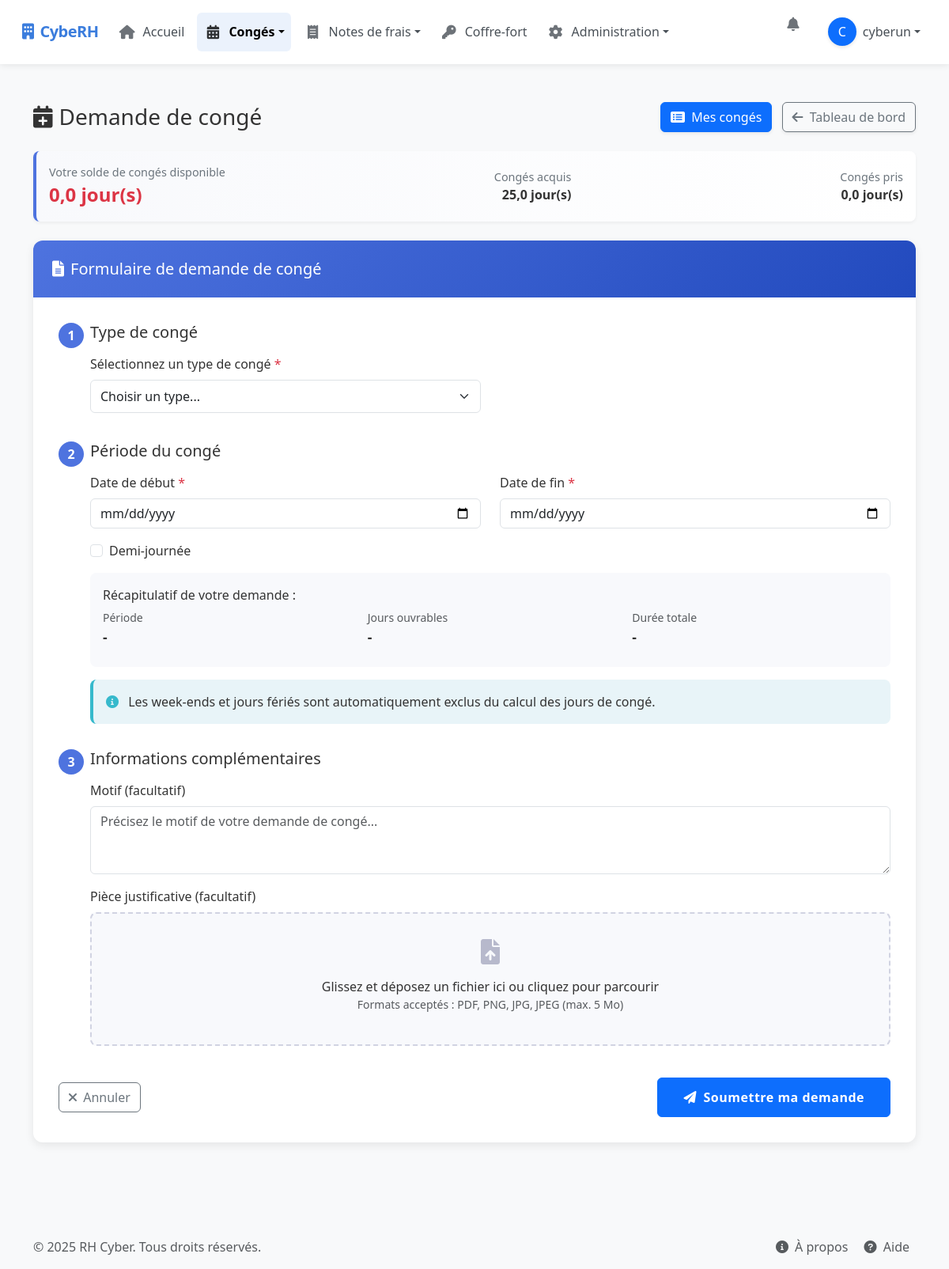
The page /leave-request/ (signed in) on the database its author committed.
### rh_management/models.py (models this page shows, shortened)
class LeaveBalance(models.Model):
    user = models.OneToOneField(User, on_delete=models.CASCADE, related_name='leave_balance')
    acquired = models.DecimalField(max_digits=5, decimal_places=1, default=0)  # Jours acquis
    taken = models.DecimalField(max_digits=5, decimal_places=1, default=0)     # Jours pris
    available = models.DecimalField(max_digits=5, decimal_places=1, default=0)  # Solde disponible
    created_at = models.DateTimeField(auto_now_add=True)
    updated_at = models.DateTimeField(auto_now=True)

### rh_management/views/leave_views.py (the view, shortened to what this page needs)
# urls.py: path("leave-request/", leave_request_view, name="leave_request"),  # Leave request page
@login_required
def leave_request_view(request):
    if not request.user.is_authenticated:
        return redirect('login')
    leave_balance, created = LeaveBalance.objects.get_or_create(
        user=request.user,
        defaults={'acquired': 25.0, 'taken': 0.0}
    )
    if request.method == 'POST':
        form = LeaveRequestForm(request.POST, request.FILES)
        if form.is_valid():
            leave_request = form.save(commit=False)
            leave_request.user = request.user
            if request.POST.get('half_day') == 'on':
                leave_request.half_day = True
                leave_request.half_day_period = request.POST.get('half_day_period', 'morning')
                leave_request.end_date = leave_request.start_date
            leave_request.save()
            notify_manager = request.POST.get('notify_manager') == 'on'
            notify_hr = request.POST.get('notify_hr') == 'on'
            recipients = []
            if notify_manager:
                recipients.extend(['alain@example.com', 'bastien@example.com'])
            if notify_hr:
                recipients.extend(['sarah@example.com', 'coordinateur@example.com'])
            if recipients:
                subject = f"Nouvelle demande de congé de {request.user.get_full_name() or request.user.username}"
                message = f"""
                Une nouvelle demande de congé a été soumise:

                Employé: {request.user.get_full_name() or request.user.username}
                Type de congé: {leave_request.get_leave_type_display()}
                Du: {leave_request.start_date}
                Au: {leave_request.end_date}
                {f"Demi-journée: {leave_request.get_half_day_period_display()}" if leave_request.half_day else ""}
                Raison: {leave_request.reason or "Non spécifiée"}

                Veuillez vous connecter à l'application pour examiner cette demande.
                """
                send_mail(
                    subject,
                    message,
                    'noreply@rhcyber.com',
                    recipients
                )
            messages.success(request, "Votre demande de congé a été soumise avec succès.")
            return redirect('dashboard')
    else:
        form = LeaveRequestForm()
    is_admin = request.user.is_superuser
    is_rh = request.user.is_staff
    is_encadrant = request.user.groups.filter(name='Encadrant').exists()
    new_leave_requests_count = 0
    new_expense_reports_count = 0
    new_kilometric_expenses_count = 0
    if is_admin or is_rh or is_encadrant:
        if is_admin or is_rh:
            new_leave_requests_count = LeaveRequest.objects.filter(status='pending').count()
            new_expense_reports_count = ExpenseReport.objects.filter(status='pending').count()
            new_kilometric_expenses_count = KilometricExpense.objects.filter(status='pending').count()
    context = {
        'form': form,
        'leave_balance': leave_balance,
        'is_admin': is_admin,
        'is_rh': is_rh,
        'is_encadrant': is_encadrant,
        'new_leave_requests_count': new_leave_requests_count,
        'new_expense_reports_count': new_expense_reports_count,
        'new_kilometric_expenses_count': new_kilometric_expenses_count,
    }
    return render(request, 'rh_management/leave_request.html', context)

### templates/rh_management/leave_request.html (shortened to what this page needs)
{% extends "base.html" %}
{% block extra_css %}
<link rel="stylesheet" href="https://cdn.jsdelivr.net/npm/flatpickr/dist/flatpickr.min.css">
{% endblock %}
{% block content %}
<div class="container py-4">
    <div class="d-sm-flex align-items-center justify-content-between mb-4">
        <h1 class="h3 mb-0 text-gray-800"><i class="fas fa-calendar-plus me-2"></i>Demande de congé</h1>
        <div>
            <a href="{% url 'my_leaves' %}" class="btn btn-primary shadow-sm me-2">
                <i class="fas fa-list-alt me-1"></i> Mes congés
            </a>
            <a href="{% url 'dashboard' %}" class="btn btn-outline-secondary shadow-sm">
                <i class="fas fa-arrow-left me-1"></i> Tableau de bord
            </a>
        </div>
    </div>
    {% if leave_balance %}
    <div class="leave-balance mb-4">
        <div>
            <div class="balance-label">Votre solde de congés disponible</div>
            <div class="balance-value {% if leave_balance.available > 5 %}text-success{% elif leave_balance.available > 0 %}text-warning{% else %}text-danger{% endif %}">
                {{ leave_balance.available }} jour(s)
            </div>
        </div>
        <div class="text-end">
            <div class="balance-label">Congés acquis</div>
            <div class="fw-bold">{{ leave_balance.acquired }} jour(s)</div>
        </div>
        <div class="text-end">
            <div class="balance-label">Congés pris</div>
            <div class="fw-bold">{{ leave_balance.taken }} jour(s)</div>
        </div>
    </div>
    {% endif %}
    <div class="form-panel">
        <div class="form-header">
            <h5 class="mb-0"><i class="fas fa-file-alt me-2"></i>Formulaire de demande de congé</h5>
        </div>
        <div class="form-body">
            <form method="post" action="{% url 'leave_request' %}" enctype="multipart/form-data" id="leaveRequestForm">
                <div class="form-step">
                    <div class="step-number">1</div>
                    <h5 class="mb-3">Type de congé</h5>
                    <div class="row mb-3">
                        <div class="col-md-6">
                            <div class="form-group">
                                <label for="leave_type" class="form-label">Sélectionnez un type de congé <span class="text-danger">*</span></label>                                <select class="form-select form-control-lg" id="leave_type" name="leave_type" required>
                                    <option value="">Choisir un type...</option>
                                </select>
                            </div>
                        </div>
                    </div>
                </div>
                <div class="form-step">
                    <div class="step-number">2</div>
                    <h5 class="mb-3">Période du congé</h5>
                    <div class="row mb-3">
                        <div class="col-md-6">
                            <div class="form-group">
                                <label for="start_date" class="form-label">Date de début <span class="text-danger">*</span></label>
                                <input type="date" class="form-control datepicker" id="start_date" name="start_date" required>
                            </div>
                        </div>
                        <div class="col-md-6">
                            <div class="form-group">
                                <label for="end_date" class="form-label">Date de fin <span class="text-danger">*</span></label>
                                <input type="date" class="form-control datepicker" id="end_date" name="end_date" required>
                            </div>
                        </div>
                    </div>
                    <div class="form-check mb-3">
                        <input class="form-check-input" type="checkbox" id="half_day" name="half_day">
                        <label class="form-check-label" for="half_day">
                            Demi-journée
                        </label>
                    </div>
                    <div class="date-range-preview" id="dateRangePreview">
                        <p class="mb-1">Récapitulatif de votre demande :</p>
                        <div class="row">
                            <div class="col-md-4">
                                <div class="mb-2">
                                    <small class="text-muted">Période</small><br>
                                    <span class="preview-value" id="previewDateRange">-</span>
                                </div>
                            </div>
                            <div class="col-md-4">
                                <div class="mb-2">
                                    <small class="text-muted">Jours ouvrables</small><br>
                                    <span class="preview-value" id="previewWorkDays">-</span>
                                </div>
                            </div>
                            <div class="col-md-4">
                                <div class="mb-2">
                                    <small class="text-muted">Durée totale</small><br>
                                    <span class="preview-value" id="previewTotalDays">-</span>
                                </div>
                            </div>
                        </div>
                    </div>
                    <div class="calendar-hint mt-3">
                        <i class="fas fa-info-circle me-2"></i>
                        <span>Les week-ends et jours fériés sont automatiquement exclus du calcul des jours de congé.</span>
                    </div>
                </div>
                <div class="form-step">
                    <div class="step-number">3</div>
                    <h5 class="mb-3">Informations complémentaires</h5>
                    <div class="mb-3">
                        <label for="reason" class="form-label">Motif (facultatif)</label>
                        <textarea class="form-control" id="reason" name="reason" rows="3" placeholder="Précisez le motif de votre demande de congé..."></textarea>
                    </div>                    <div class="mb-4">
                        <label for="attachment" class="form-label">Pièce justificative (facultatif)</label>
                        <div class="upload-area" id="upload-area" role="button" tabindex="0">
                            <div class="upload-icon">
                                <i class="fas fa-file-upload"></i>
                            </div>
                            <p class="mb-0">Glissez et déposez un fichier ici ou cliquez pour parcourir</p>
                            <p class="text-muted small">Formats acceptés : PDF, PNG, JPG, JPEG (max. 5 Mo)</p>
                        </div>
                    </div>
                </div>
                <div class="d-flex justify-content-between align-items-center mt-4 pt-2">
                    <a href="{% url 'my_leaves' %}" class="btn btn-outline-secondary">
                        <i class="fas fa-times me-1"></i> Annuler
                    </a>
                    <button type="submit" class="btn btn-primary btn-submit">
                        <i class="fas fa-paper-plane me-1"></i> Soumettre ma demande
                    </button>
                </div>
            </form>
        </div>
    </div>
</div>
{% endblock %}

### templates/base.html (shortened to what this page needs)
{% load static %}
<!DOCTYPE html>
<html lang="fr">
<head>
    <link href="https://cdn.jsdelivr.net/npm/bootstrap@5.3.0-alpha1/dist/css/bootstrap.min.css" rel="stylesheet">
    <link rel="stylesheet" href="https://cdnjs.cloudflare.com/ajax/libs/font-awesome/6.0.0/css/all.min.css">
    <link rel="stylesheet" href="https://unpkg.com/leaflet@1.9.4/dist/leaflet.css"
/>
    <link rel="stylesheet" href="https://unpkg.com/leaflet-routing-machine@3.2.12/dist/leaflet-routing-machine.css" />
    <link rel="stylesheet" href="https://unpkg.com/leaflet-control-geocoder@2.4.0/dist/Control.Geocoder.css" />
    {% block extra_css %}{% endblock %}
</head>
<body>
<nav class="navbar navbar-expand-lg sticky-top">
    <div class="container-fluid">
        <a class="navbar-brand d-flex align-items-center" href="/">
            <span><i class="fas fa-building me-2"></i>CybeRH</span>
        </a>
        <div class="collapse navbar-collapse" id="mainNavbar">
            <ul class="navbar-nav me-auto mb-2 mb-lg-0">
                <li class="nav-item">
                    <a class="nav-link {% if request.path == '/dashboard/' %}active{% endif %}" href="{% url 'dashboard' %}">
                        <i class="fas fa-home"></i> Accueil
                    </a>
                </li>
                <li class="nav-item dropdown">
                    <a class="nav-link dropdown-toggle {% if '/leave' in request.path %}active{% endif %}" href="#" data-bs-toggle="dropdown">
                        <i class="fas fa-calendar-alt"></i> Congés
                    </a>
                </li>
                <li class="nav-item dropdown">
                    <a class="nav-link dropdown-toggle {% if '/expense' in request.path or '/kilometric' in request.path %}active{% endif %}" href="#" data-bs-toggle="dropdown">
                        <i class="fas fa-receipt"></i> Notes de frais
                    </a>
                </li>
                <li class="nav-item">
                    <a class="nav-link {% if 'password' in request.path %}active{% endif %}" href="/passwords/">
                        <i class="fas fa-key"></i> Coffre-fort
                    </a>
                </li>
                {% if request.user.is_superuser %}
                <li class="nav-item dropdown">
                    <a class="nav-link dropdown-toggle {% if '/admin/' in request.path or '/manage-users/' in request.path %}active{% endif %}" href="#" data-bs-toggle="dropdown">
                        <i class="fas fa-cog"></i> Administration
                    </a>
                </li>
                {% endif %}
            </ul>
            <ul class="navbar-nav">
                <li class="nav-item dropdown">
                    <a class="nav-link position-relative" href="#" data-bs-toggle="dropdown" id="notificationsDropdown" title="Notifications">
                        <i class="fas fa-bell"></i>
                    </a>
                </li>
                <li class="nav-item dropdown user-menu">
                    <a class="nav-link dropdown-toggle d-flex align-items-center" href="#" data-bs-toggle="dropdown" title="Mon compte">
                        {% if request.user.userprofile.profile_picture %}
                            <img src="{{ request.user.userprofile.profile_picture.url }}"
                                 alt="Photo de profil"
                                 class="rounded-circle me-2"
                                 style="width: 36px; height: 36px; object-fit: cover; border: 2px solid #fff; box-shadow: 0 2px 4px rgba(0,0,0,0.1);">
                        {% else %}
                            <div class="user-avatar bg-primary rounded-circle d-flex align-items-center justify-content-center me-2"
                                 style="width: 36px; height: 36px; font-size: 1rem; color: white; box-shadow: 0 2px 4px rgba(0,0,0,0.1);">
                                {{ request.user.username|first|upper }}
                            </div>
                        {% endif %}
                        <span class="d-none d-md-inline">{{ request.user.get_full_name|default:request.user.username }}</span>
                    </a>
                </li>
            </ul>
        </div>
    </div>
</nav>
<main class="main-container">
    {% block content %}{% endblock %}
</main>
<footer class="footer py-3 mt-4 text-center bg-light">
    <div class="container">
        <div class="d-flex justify-content-between align-items-center flex-wrap">
            <span class="text-muted">&copy; 2025 RH Cyber. Tous droits réservés.</span>
            <div class="footer-links">
                <a href="#" class="text-decoration-none text-muted mx-2" title="À propos">
                    <i class="fas fa-info-circle me-1"></i> À propos
                </a>
                <a href="#" class="text-decoration-none text-muted mx-2" title="Assistance">
                    <i class="fas fa-question-circle me-1"></i> Aide
                </a>
            </div>
        </div>
    </div>
</footer>
</body>
</html>

### rows shown on the page
LeaveBalance: available "0,0", acquired "25,0", taken "0,0"

### other values the page prints
{{ request.user.username|first|upper }} "C"
{{ request.user.get_full_name|default:request.user.username }} "cyberun"
